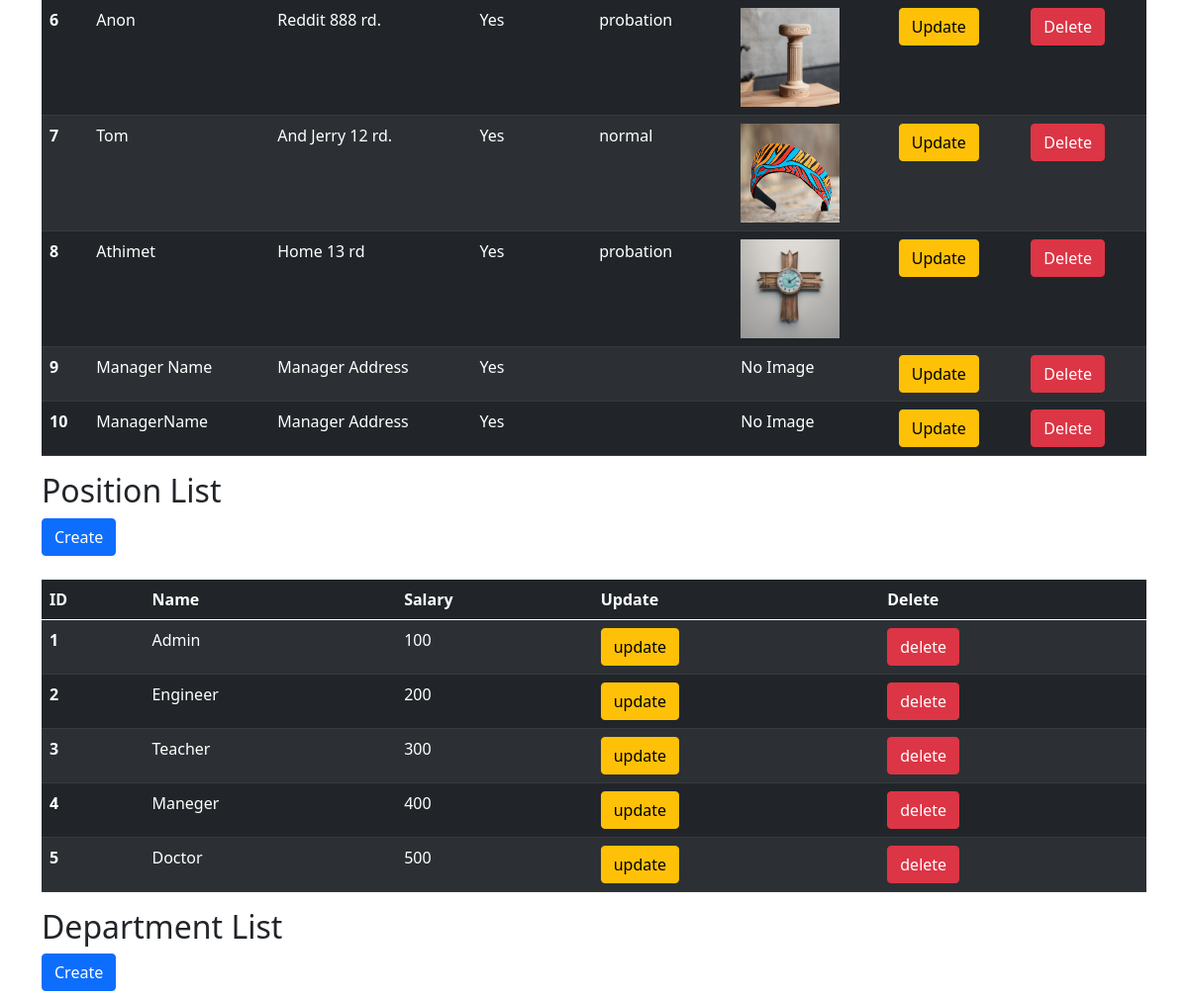
The app's page /database (signed in, middle part), older data.
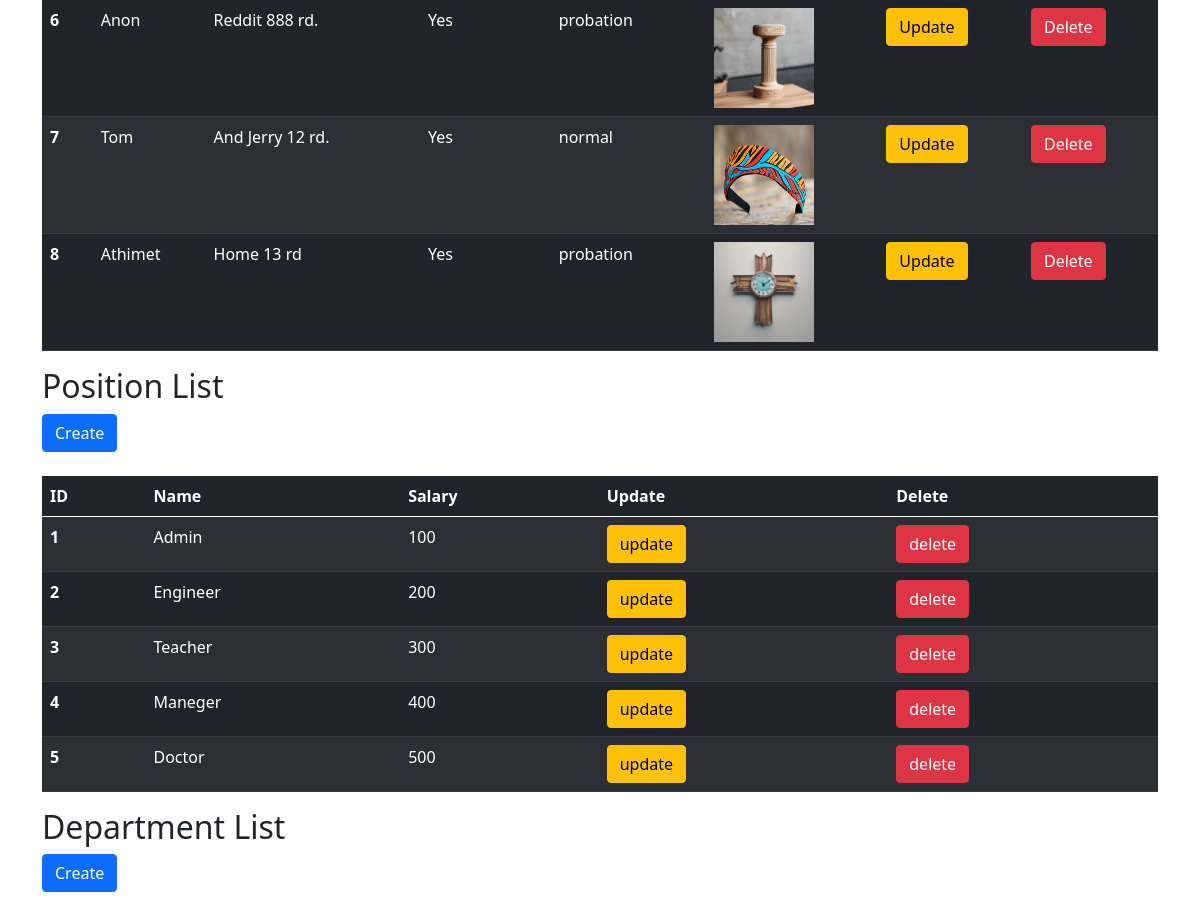
The same page, newer data.
### employeemanagement_apk/models.py (models this page shows, shortened)
class Employee(models.Model):
    name = models.CharField(max_length=100)
    address = models.TextField(max_length=200)
    manager = models.BooleanField(default=False)
    status = models.ForeignKey(Status, on_delete=models.SET_NULL, null=True, default=None)
    image = models.ImageField(upload_to='images/')
    department = models.ForeignKey(Department, on_delete=models.SET_NULL, null=True, default=None, blank=True)
    position = models.ForeignKey(Position, on_delete=models.SET_NULL, null=True, default=None, blank=True)
    def __str__(self):
        return self.name

class Status(models.Model):
    em_status = models.CharField(max_length=100)

class Position(models.Model):
    name = models.TextField(max_length=100, null=False)
    salary = models.IntegerField(null=False)

### employeemanagement_apk/views.py (the view)
# urls.py: path('database', views.database, name='database'),
@login_required(login_url='index')
def database(request):
    all_employee = Employee.objects.all()
    all_status = Status.objects.all()
    all_department = Department.objects.all()
    all_position = Position.objects.all()
    return render(request, 'database.html', {'all_employee': all_employee, 'all_status': all_status, 'all_department': all_department, 'all_position': all_position})

### employeemanagement_apk/templates/database.html (shortened to what this page needs)
{% extends "base.html" %}
{% block content %}
    <br>
    <br>
    <table class="table table-dark table-striped">
        <tbody>
            {% for person in all_employee %}
            <tr>
                <th scope="row">{{ person.id }}</th>
                <td>{{ person.name }}</td>
                <td>{{ person.address }}</td>
                <td>{{ person.manager | yesno:"Yes,No" }}</td>
                <td>{{ person.status.em_status }}</td>
                <td>
                    {% if person.image %}
                        <img src="{{ person.image.url }}" width="100px" height="100px">
                    {% else %}
                        No Image
                    {% endif %}
                </td>
                <td>
                    <a href="update/employee/{{ person.id }}" class="btn btn-warning">Update</a>
                </td>
                <td>
                    <a href="delete/employee/{{ person.id }}"
                    class="btn btn-danger"
                    onclick="return confirm('คุณต้องการลบ {{ person.name }} หรือไม่ ?')">
                    Delete
                    </a>
                </td>
            </tr>
            {% endfor %}
        </tbody>
    </table>
    <h2>Position List</h2>
    <a href="create/position" class="btn btn-primary">Create</a>
    <br>
    <br>
    <table class="table table-dark table-striped">
        <thead>
            <tr>
                <th scope="col">ID</th>
                <th scope="col">Name</th>
                <th scope="col">Salary</th>
                <th scope="col">Update</th>
                <th scope="col">Delete</th>
            </tr>
        </thead>
        <tbody>
            {% for position in all_position %}
            <tr>
                <th scope="row">{{position.id}}</th>
                <td>{{position.name}}</td>
                <td>{{position.salary}}</td>
                <td><a href="update/position/{{position.id}}" class="btn btn-warning">update</a></td>
                <td>
                    <a href="delete/position/{{position.id}}" class="btn btn-danger" onclick="return confirm('คุณต้องการลบ {{position.name}} หรือไม่ ?')">delete</a>
                </td>
            </tr>
            {% endfor %}
        </tbody>
    </table>
    <h2>Department List</h2>
    <a href="create/department" class="btn btn-primary">Create</a>
    <br>
    <br>
      <br>
      <br>
{% endblock %}

### employeemanagement_apk/templates/base.html (shortened to what this page needs)
<!DOCTYPE html>
<html lang="en">
<head>
    <link href="https://cdn.jsdelivr.net/npm/bootstrap@5.0.2/dist/css/bootstrap.min.css" rel="stylesheet">
</head>
<body>
    <div class="container my-2">
        {% block content %}
        {%endblock%}
    </div>
</body>
</html>

Row changes from the older to the newer data that the page shows:
removed Employee: id "9", name "Manager Name", address "Manager Address", manager "Yes", image "No Image"
removed Employee: id "10", name "ManagerName", address "Manager Address", manager "Yes", image "No Image"
